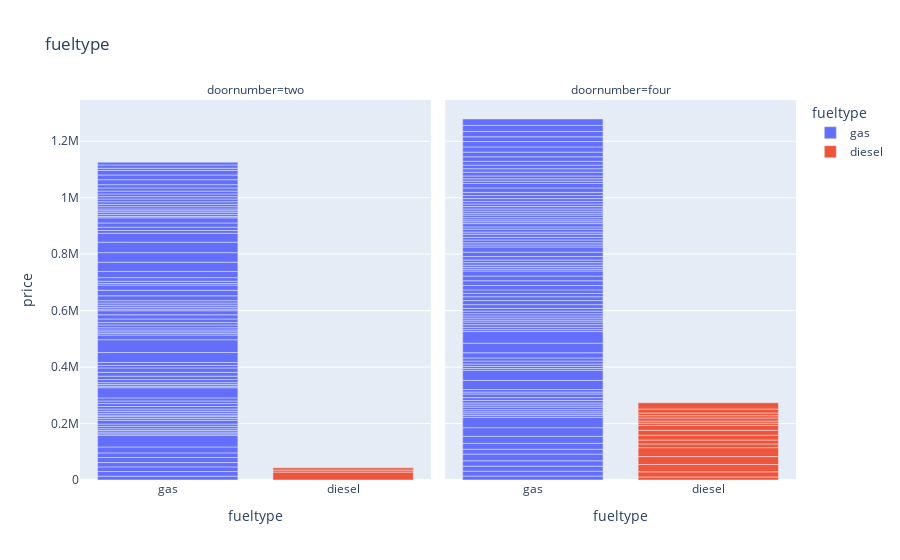
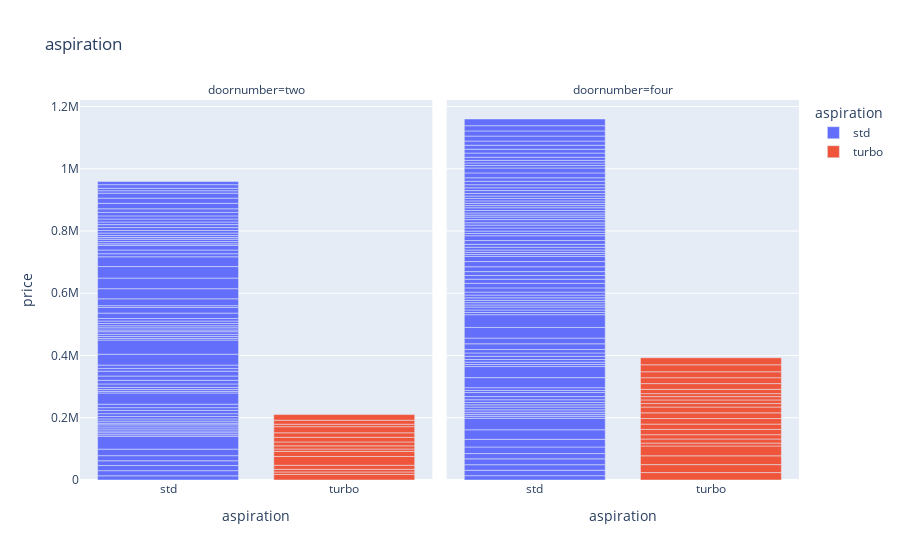
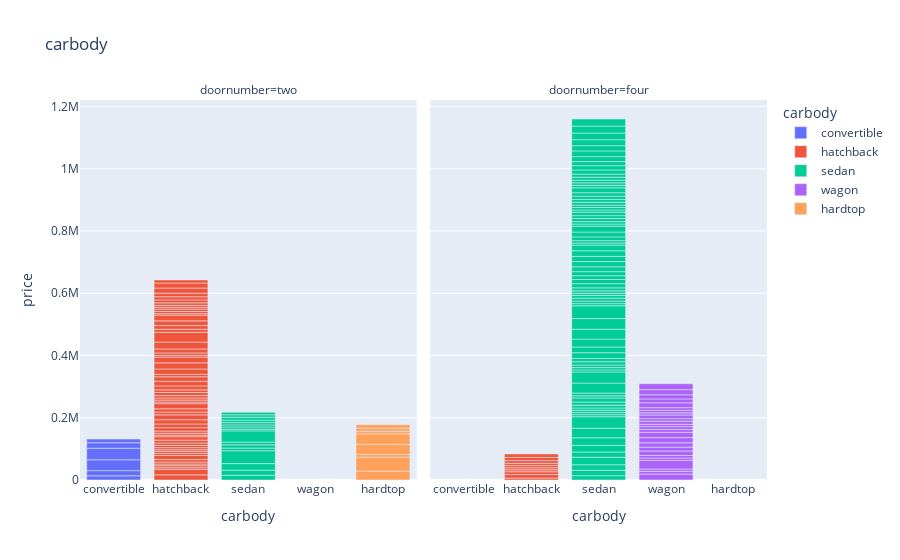
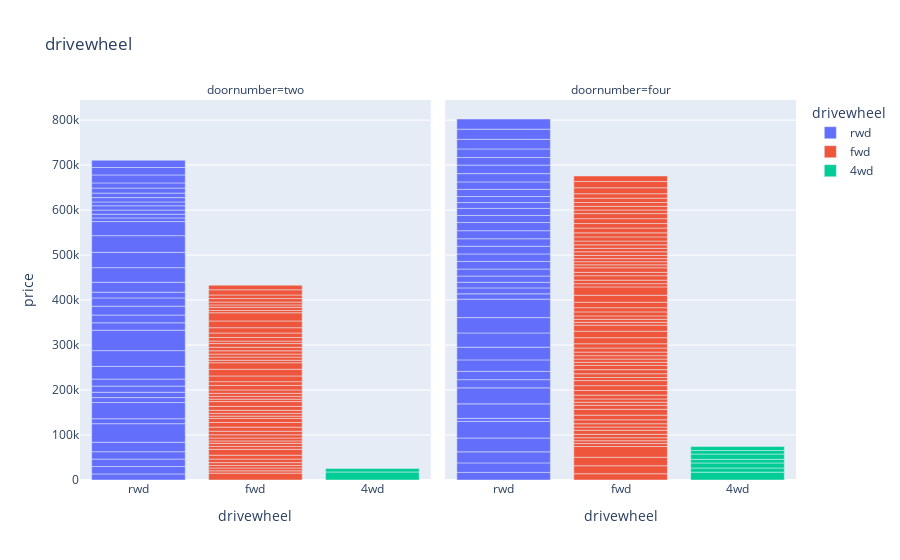

Notebook code cell kept with these figures, in order:
### Markdown cell above
# Data Analysis and Visualization using Plotly

### Code cell
class EDA:
    
    def __init__(self):
        self.objects = [cols for cols in car_dataset.columns if car_dataset[cols].dtypes == 'object' and cols != 'doornumber']
        self.integers = [cols for cols in car_dataset.columns if car_dataset[cols].dtypes == 'int64' or car_dataset[cols].dtypes == 'float64'
                            and cols != 'price']
    def categorical_counts(self,data,y):
        for columns in self.objects:
            fig = px.bar(data , x = columns , y = y , facet_col = 'doornumber' , color = columns , title = columns)
            fig.show()
            
    def numerical_features(self,data,y):
        for columns in self.integers:
            fig = px.scatter(data , x = columns , y = y , color = 'doornumber',title = columns)
            fig.show()
            
    def create_dummies(self,dataset):
        self.dummies = pd.get_dummies(dataset[['fueltype','aspiration','doornumber','carbody','drivewheel','enginelocation',
                                      'enginetype','cylindernumber','fuelsystem']] , drop_first = True)
    def merge_data(self,dataset):
        self.create_dummies(car_dataset)
        self.merge_car_data = pd.concat([dataset,self.dummies],axis = 1)
        return self.merge_car_data
    
    def drop_unwanted(self):
        self.merge_data(car_dataset)
        return self.merge_car_data.drop(['fueltype','aspiration','doornumber','carbody','drivewheel','enginelocation',
                                      'enginetype','cylindernumber','fuelsystem'],axis = 1)
            
e = EDA()
e.categorical_counts(car_dataset,'price')
e.numerical_features(car_dataset,'price')
final_car_data = e.drop_unwanted()

### Figure 1 — Plotly figure (JSON) as saved in the notebook; plotly's stock layout.template omitted (floating-point values rounded to 4 significant figures)
{"data": [{"alignmentgroup": "True", "hovertemplate": "fueltype=%{x}<br>doornumber=two<br>price=%{y}<extra></extra>", "legendgroup": "gas", "marker": {"color": "#636efa"}, "name": "gas", "offsetgroup": "gas", "orientation": "v", "showlegend": true, "textposition": "auto", "type": "bar", "x": ["gas", "gas", "gas", "gas", "gas", "gas", "gas", "gas", "gas", "gas", "gas", "gas", "gas", "gas", "gas", "gas", "gas", "gas", "gas", "gas", "gas", "gas", "gas", "gas", "gas", "gas", "gas", "gas", "gas", "gas", "gas", "gas", "gas", "gas", "gas", "gas", "gas", "gas", "gas", "gas", "gas", "gas", "gas", "gas", "gas", "gas", "gas", "gas", "gas", "gas", "gas", "gas", "gas", "gas", "gas", "gas", "gas", "gas", "gas", "gas", "gas", "gas", "gas", "gas", "gas", "gas", "gas", "gas", "gas", "gas", "gas", "gas", "gas", "gas", "gas", "gas", "gas", "gas", "gas", "gas", "gas", "gas", "gas", "gas", "gas", "gas", "gas"], "xaxis": "x", "y": [13495, 16500, 16500, 15250, 17860.0, 16430, 20970, 41315, 5151, 6295, 5572, 6377, 7957, 8558, 12964, 6479, 6855, 5399, 6529, 7129, 7895, 9095, 10345, 8916.0, 11048, 36000, 5195, 6095, 6795, 10945, 11845, 13645, 15645, 8845, 10595, 35056, 45400, 16503, 5389, 6189, 6669, 7689, 9959, 8499, 12629, 14869, 14489, 5499, 6649, 7299, 7799, 8249, 17199, 19699, 18399, 5572, 7957, 12764, 22018, 32528, 34028, 37028, 31400.0, 9895, 11850, 15040, 18150, 5118, 7053, 7603, 5348, 6338, 8058, 8238, 9298, 9538, 8449, 9639, 9989, 11199, 11549, 17669, 16558, 15998, 7975, 11595, 9980], "yaxis": "y"}, {"alignmentgroup": "True", "hovertemplate": "fueltype=%{x}<br>doornumber=four<br>price=%{y}<extra></extra>", "legendgroup": "gas", "marker": {"color": "#636efa"}, "name": "gas", "offsetgroup": "gas", "orientation": "v", "showlegend": false, "textposition": "auto", "type": "bar", "x": ["gas", "gas", "gas", "gas", "gas", "gas", "gas", "gas", "gas", "gas", "gas", "gas", "gas", "gas", "gas", "gas", "gas", "gas", "gas", "gas", "gas", "gas", "gas", "gas", "gas", "gas", "gas", "gas", "gas", "gas", "gas", "gas", "gas", "gas", "gas", "gas", "gas", "gas", "gas", "gas", "gas", "gas", "gas", "gas", "gas", "gas", "gas", "gas", "gas", "gas", "gas", "gas", "gas", "gas", "gas", "gas", "gas", "gas", "gas", "gas", "gas", "gas", "gas", "gas", "gas", "gas", "gas", "gas", "gas", "gas", "gas", "gas", "gas", "gas", "gas", "gas", "gas", "gas", "gas", "gas", "gas", "gas", "gas", "gas", "gas", "gas", "gas", "gas", "gas", "gas", "gas", "gas", "gas", "gas", "gas", "gas", "gas", "gas"], "xaxis": "x2", "y": [13950, 17450, 17710, 18920, 23875, 16925, 21105, 24565, 30760, 36880, 6575, 6229, 6692, 7609, 8921, 7295, 7295, 8845, 10295, 12945, 6785, 8916.0, 32250, 35550, 6695, 7395, 8495, 10245, 11245, 18280, 34184, 40960, 6989, 8189, 9279, 9279, 6849, 7349, 7499, 7999, 8949, 9549, 13499, 14399, 13499, 11900, 12440, 15580, 16695, 16630, 18150, 6229, 6692, 7609, 8921, 9295, 12170, 15510, 18620, 7126, 7775, 9960, 9233, 11259, 7463, 10198, 8013, 11694, 6488, 6918, 7898, 8778, 6938, 7198, 7738, 8358, 9258, 8948, 9988, 10898, 11248, 15690, 15750, 8195, 8495, 9995, 13295, 12290, 12940, 13415, 15985, 16515, 18420, 18950, 16845, 19045, 21485, 22625], "yaxis": "y2"}, {"alignmentgroup": "True", "hovertemplate": "fueltype=%{x}<br>doornumber=two<br>price=%{y}<extra></extra>", "legendgroup": "diesel", "marker": {"color": "#EF553B"}, "name": "diesel", "offsetgroup": "diesel", "orientation": "v", "showlegend": true, "textposition": "auto", "type": "bar", "x": ["diesel", "diesel", "diesel"], "xaxis": "x", "y": [28176, 7099, 7775], "yaxis": "y"}, {"alignmentgroup": "True", "hovertemplate": "fueltype=%{x}<br>doornumber=four<br>price=%{y}<extra></extra>", "legendgroup": "diesel", "marker": {"color": "#EF553B"}, "name": "diesel", "offsetgroup": "diesel", "orientation": "v", "showlegend": false, "textposition": "auto", "type": "bar", "x": ["diesel", "diesel", "diesel", "diesel", "diesel", "diesel", "diesel", "diesel", "diesel", "diesel", "diesel", "diesel", "diesel", "diesel", "diesel", "diesel", "diesel"], "xaxis": "x2", "y": [10795, 18344, 25552, 28248, 31600, 13200, 13860, 16900, 17075, 17950, 7898, 7788, 10698, 7995, 9495, 13845, 22470], "yaxis": "y2"}], "layout": {"annotations": [{"font": {}, "showarrow": false, "text": "doornumber=two", "x": 0.245, "xanchor": "center", "xref": "paper", "y": 1, "yanchor": "bottom", "yref": "paper"}, {"font": {}, "showarrow": false, "text": "doornumber=four", "x": 0.755, "xanchor": "center", "xref": "paper", "y": 1, "yanchor": "bottom", "yref": "paper"}], "barmode": "relative", "legend": {"title": {"text": "fueltype"}, "tracegroupgap": 0}, "title": {"text": "fueltype"}, "xaxis": {"anchor": "y", "categoryarray": ["gas", "diesel"], "categoryorder": "array", "domain": [0, 0.49], "title": {"text": "fueltype"}}, "xaxis2": {"anchor": "y2", "categoryarray": ["gas", "diesel"], "categoryorder": "array", "domain": [0.51, 1], "matches": "x", "title": {"text": "fueltype"}}, "yaxis": {"anchor": "x", "domain": [0, 1], "title": {"text": "price"}}, "yaxis2": {"anchor": "x2", "domain": [0, 1], "matches": "y", "showticklabels": false}}}

### Figure 2 — Plotly figure (JSON) as saved in the notebook; plotly's stock layout.template omitted (floating-point values rounded to 4 significant figures)
{"data": [{"alignmentgroup": "True", "hovertemplate": "aspiration=%{x}<br>doornumber=two<br>price=%{y}<extra></extra>", "legendgroup": "std", "marker": {"color": "#636efa"}, "name": "std", "offsetgroup": "std", "orientation": "v", "showlegend": true, "textposition": "auto", "type": "bar", "x": ["std", "std", "std", "std", "std", "std", "std", "std", "std", "std", "std", "std", "std", "std", "std", "std", "std", "std", "std", "std", "std", "std", "std", "std", "std", "std", "std", "std", "std", "std", "std", "std", "std", "std", "std", "std", "std", "std", "std", "std", "std", "std", "std", "std", "std", "std", "std", "std", "std", "std", "std", "std", "std", "std", "std", "std", "std", "std", "std", "std", "std", "std", "std", "std", "std", "std", "std", "std", "std", "std", "std", "std", "std", "std", "std"], "xaxis": "x", "y": [13495, 16500, 16500, 15250, 16430, 20970, 41315, 5151, 6295, 5572, 6377, 6479, 6855, 5399, 6529, 7129, 7895, 9095, 10345, 8916.0, 11048, 36000, 5195, 6095, 6795, 10945, 11845, 13645, 15645, 8845, 10595, 35056, 45400, 5389, 6189, 6669, 8499, 5499, 7099, 6649, 7299, 7799, 8249, 17199, 18399, 5572, 22018, 32528, 34028, 37028, 31400.0, 9895, 11850, 15040, 5118, 7053, 7603, 5348, 6338, 8058, 8238, 9298, 9538, 8449, 9639, 9989, 11199, 11549, 17669, 16558, 15998, 7775, 7975, 11595, 9980], "yaxis": "y"}, {"alignmentgroup": "True", "hovertemplate": "aspiration=%{x}<br>doornumber=four<br>price=%{y}<extra></extra>", "legendgroup": "std", "marker": {"color": "#636efa"}, "name": "std", "offsetgroup": "std", "orientation": "v", "showlegend": false, "textposition": "auto", "type": "bar", "x": ["std", "std", "std", "std", "std", "std", "std", "std", "std", "std", "std", "std", "std", "std", "std", "std", "std", "std", "std", "std", "std", "std", "std", "std", "std", "std", "std", "std", "std", "std", "std", "std", "std", "std", "std", "std", "std", "std", "std", "std", "std", "std", "std", "std", "std", "std", "std", "std", "std", "std", "std", "std", "std", "std", "std", "std", "std", "std", "std", "std", "std", "std", "std", "std", "std", "std", "std", "std", "std", "std", "std", "std", "std", "std", "std", "std", "std", "std", "std", "std", "std", "std", "std", "std", "std", "std", "std", "std", "std", "std", "std", "std", "std"], "xaxis": "x2", "y": [13950, 17450, 17710, 18920, 16925, 21105, 24565, 30760, 36880, 6575, 6229, 6692, 7609, 8921, 7295, 7295, 8845, 10295, 12945, 6785, 8916.0, 32250, 35550, 6695, 7395, 8495, 10245, 10795, 11245, 18280, 18344, 34184, 40960, 6989, 8189, 9279, 6849, 7349, 7499, 7999, 8949, 9549, 13499, 14399, 13499, 11900, 12440, 15580, 16695, 16630, 6229, 6692, 7609, 8921, 9295, 12170, 15510, 7126, 7775, 9960, 9233, 7463, 10198, 8013, 6488, 6918, 7898, 8778, 6938, 7198, 7898, 7788, 7738, 8358, 9258, 8948, 9988, 10898, 11248, 15690, 15750, 7995, 8195, 8495, 9995, 13295, 12290, 12940, 13415, 15985, 16515, 16845, 21485], "yaxis": "y2"}, {"alignmentgroup": "True", "hovertemplate": "aspiration=%{x}<br>doornumber=two<br>price=%{y}<extra></extra>", "legendgroup": "turbo", "marker": {"color": "#EF553B"}, "name": "turbo", "offsetgroup": "turbo", "orientation": "v", "showlegend": true, "textposition": "auto", "type": "bar", "x": ["turbo", "turbo", "turbo", "turbo", "turbo", "turbo", "turbo", "turbo", "turbo", "turbo", "turbo", "turbo", "turbo", "turbo", "turbo"], "xaxis": "x", "y": [17860.0, 7957, 8558, 12964, 28176, 16503, 7689, 9959, 12629, 14869, 14489, 19699, 7957, 12764, 18150], "yaxis": "y"}, {"alignmentgroup": "True", "hovertemplate": "aspiration=%{x}<br>doornumber=four<br>price=%{y}<extra></extra>", "legendgroup": "turbo", "marker": {"color": "#EF553B"}, "name": "turbo", "offsetgroup": "turbo", "orientation": "v", "showlegend": false, "textposition": "auto", "type": "bar", "x": ["turbo", "turbo", "turbo", "turbo", "turbo", "turbo", "turbo", "turbo", "turbo", "turbo", "turbo", "turbo", "turbo", "turbo", "turbo", "turbo", "turbo", "turbo", "turbo", "turbo", "turbo", "turbo"], "xaxis": "x2", "y": [23875, 25552, 28248, 31600, 9279, 13200, 13860, 16900, 17075, 17950, 18150, 18620, 11259, 11694, 10698, 9495, 13845, 18420, 18950, 19045, 22470, 22625], "yaxis": "y2"}], "layout": {"annotations": [{"font": {}, "showarrow": false, "text": "doornumber=two", "x": 0.245, "xanchor": "center", "xref": "paper", "y": 1, "yanchor": "bottom", "yref": "paper"}, {"font": {}, "showarrow": false, "text": "doornumber=four", "x": 0.755, "xanchor": "center", "xref": "paper", "y": 1, "yanchor": "bottom", "yref": "paper"}], "barmode": "relative", "legend": {"title": {"text": "aspiration"}, "tracegroupgap": 0}, "title": {"text": "aspiration"}, "xaxis": {"anchor": "y", "categoryarray": ["std", "turbo"], "categoryorder": "array", "domain": [0, 0.49], "title": {"text": "aspiration"}}, "xaxis2": {"anchor": "y2", "categoryarray": ["std", "turbo"], "categoryorder": "array", "domain": [0.51, 1], "matches": "x", "title": {"text": "aspiration"}}, "yaxis": {"anchor": "x", "domain": [0, 1], "title": {"text": "price"}}, "yaxis2": {"anchor": "x2", "domain": [0, 1], "matches": "y", "showticklabels": false}}}

### Figure 3 — Plotly figure (JSON) as saved in the notebook; plotly's stock layout.template omitted (floating-point values rounded to 4 significant figures)
{"data": [{"alignmentgroup": "True", "hovertemplate": "carbody=%{x}<br>doornumber=two<br>price=%{y}<extra></extra>", "legendgroup": "convertible", "marker": {"color": "#636efa"}, "name": "convertible", "offsetgroup": "convertible", "orientation": "v", "showlegend": true, "textposition": "auto", "type": "bar", "x": ["convertible", "convertible", "convertible", "convertible", "convertible", "convertible"], "xaxis": "x", "y": [13495, 16500, 35056, 37028, 17669, 11595], "yaxis": "y"}, {"alignmentgroup": "True", "hovertemplate": "carbody=%{x}<br>doornumber=two<br>price=%{y}<extra></extra>", "legendgroup": "hatchback", "marker": {"color": "#EF553B"}, "name": "hatchback", "offsetgroup": "hatchback", "orientation": "v", "showlegend": true, "textposition": "auto", "type": "bar", "x": ["hatchback", "hatchback", "hatchback", "hatchback", "hatchback", "hatchback", "hatchback", "hatchback", "hatchback", "hatchback", "hatchback", "hatchback", "hatchback", "hatchback", "hatchback", "hatchback", "hatchback", "hatchback", "hatchback", "hatchback", "hatchback", "hatchback", "hatchback", "hatchback", "hatchback", "hatchback", "hatchback", "hatchback", "hatchback", "hatchback", "hatchback", "hatchback", "hatchback", "hatchback", "hatchback", "hatchback", "hatchback", "hatchback", "hatchback", "hatchback", "hatchback", "hatchback", "hatchback", "hatchback", "hatchback", "hatchback", "hatchback", "hatchback", "hatchback", "hatchback", "hatchback", "hatchback", "hatchback", "hatchback", "hatchback", "hatchback", "hatchback", "hatchback", "hatchback", "hatchback"], "xaxis": "x", "y": [16500, 17860.0, 5151, 6295, 5572, 6377, 7957, 12964, 6479, 6855, 5399, 6529, 7129, 7895, 9095, 11048, 5195, 6095, 6795, 10945, 11845, 13645, 15645, 8845, 10595, 16503, 5389, 6189, 6669, 7689, 9959, 8499, 12629, 14869, 14489, 7799, 17199, 19699, 18399, 5572, 7957, 12764, 22018, 31400.0, 9895, 11850, 15040, 18150, 5118, 7053, 7603, 5348, 6338, 8238, 9538, 9989, 11549, 16558, 15998, 9980], "yaxis": "y"}, {"alignmentgroup": "True", "hovertemplate": "carbody=%{x}<br>doornumber=four<br>price=%{y}<extra></extra>", "legendgroup": "hatchback", "marker": {"color": "#EF553B"}, "name": "hatchback", "offsetgroup": "hatchback", "orientation": "v", "showlegend": false, "textposition": "auto", "type": "bar", "x": ["hatchback", "hatchback", "hatchback", "hatchback", "hatchback", "hatchback", "hatchback", "hatchback", "hatchback", "hatchback"], "xaxis": "x2", "y": [6229, 11245, 8949, 6229, 6488, 7198, 7788, 8358, 9988, 11248], "yaxis": "y2"}, {"alignmentgroup": "True", "hovertemplate": "carbody=%{x}<br>doornumber=two<br>price=%{y}<extra></extra>", "legendgroup": "sedan", "marker": {"color": "#00cc96"}, "name": "sedan", "offsetgroup": "sedan", "orientation": "v", "showlegend": true, "textposition": "auto", "type": "bar", "x": ["sedan", "sedan", "sedan", "sedan", "sedan", "sedan", "sedan", "sedan", "sedan", "sedan", "sedan", "sedan", "sedan", "sedan", "sedan", "sedan"], "xaxis": "x", "y": [15250, 16430, 20970, 41315, 8558, 10345, 8916.0, 36000, 5499, 7099, 6649, 7299, 8058, 9298, 7775, 7975], "yaxis": "y"}, {"alignmentgroup": "True", "hovertemplate": "carbody=%{x}<br>doornumber=four<br>price=%{y}<extra></extra>", "legendgroup": "sedan", "marker": {"color": "#00cc96"}, "name": "sedan", "offsetgroup": "sedan", "orientation": "v", "showlegend": false, "textposition": "auto", "type": "bar", "x": ["sedan", "sedan", "sedan", "sedan", "sedan", "sedan", "sedan", "sedan", "sedan", "sedan", "sedan", "sedan", "sedan", "sedan", "sedan", "sedan", "sedan", "sedan", "sedan", "sedan", "sedan", "sedan", "sedan", "sedan", "sedan", "sedan", "sedan", "sedan", "sedan", "sedan", "sedan", "sedan", "sedan", "sedan", "sedan", "sedan", "sedan", "sedan", "sedan", "sedan", "sedan", "sedan", "sedan", "sedan", "sedan", "sedan", "sedan", "sedan", "sedan", "sedan", "sedan", "sedan", "sedan", "sedan", "sedan", "sedan", "sedan", "sedan", "sedan", "sedan", "sedan", "sedan", "sedan", "sedan", "sedan", "sedan", "sedan", "sedan", "sedan", "sedan", "sedan", "sedan", "sedan", "sedan", "sedan", "sedan", "sedan", "sedan", "sedan", "sedan"], "xaxis": "x2", "y": [13950, 17450, 17710, 23875, 16925, 21105, 24565, 30760, 36880, 6575, 6692, 7609, 7295, 8845, 10295, 12945, 6785, 8916.0, 32250, 35550, 6695, 7395, 8495, 10245, 10795, 18280, 18344, 25552, 31600, 34184, 40960, 6989, 8189, 9279, 9279, 6849, 7499, 9549, 13499, 13499, 11900, 13200, 15580, 16900, 16630, 17950, 18150, 6692, 7609, 12170, 15510, 18620, 7126, 7775, 9960, 9233, 11259, 6938, 7898, 7738, 9258, 8948, 10698, 10898, 15690, 7995, 8195, 8495, 9495, 9995, 13295, 13845, 12940, 15985, 18420, 16845, 19045, 21485, 22470, 22625], "yaxis": "y2"}, {"alignmentgroup": "True", "hovertemplate": "carbody=%{x}<br>doornumber=four<br>price=%{y}<extra></extra>", "legendgroup": "wagon", "marker": {"color": "#ab63fa"}, "name": "wagon", "offsetgroup": "wagon", "orientation": "v", "showlegend": true, "textposition": "auto", "type": "bar", "x": ["wagon", "wagon", "wagon", "wagon", "wagon", "wagon", "wagon", "wagon", "wagon", "wagon", "wagon", "wagon", "wagon", "wagon", "wagon", "wagon", "wagon", "wagon", "wagon", "wagon", "wagon", "wagon", "wagon", "wagon", "wagon"], "xaxis": "x2", "y": [18920, 8921, 7295, 28248, 7349, 7999, 14399, 12440, 13860, 16695, 17075, 8921, 9295, 7463, 10198, 8013, 11694, 6918, 7898, 8778, 15750, 12290, 13415, 16515, 18950], "yaxis": "y2"}, {"alignmentgroup": "True", "hovertemplate": "carbody=%{x}<br>doornumber=two<br>price=%{y}<extra></extra>", "legendgroup": "hardtop", "marker": {"color": "#FFA15A"}, "name": "hardtop", "offsetgroup": "hardtop", "orientation": "v", "showlegend": true, "textposition": "auto", "type": "bar", "x": ["hardtop", "hardtop", "hardtop", "hardtop", "hardtop", "hardtop", "hardtop", "hardtop"], "xaxis": "x", "y": [28176, 45400, 8249, 32528, 34028, 8449, 9639, 11199], "yaxis": "y"}], "layout": {"annotations": [{"font": {}, "showarrow": false, "text": "doornumber=two", "x": 0.245, "xanchor": "center", "xref": "paper", "y": 1, "yanchor": "bottom", "yref": "paper"}, {"font": {}, "showarrow": false, "text": "doornumber=four", "x": 0.755, "xanchor": "center", "xref": "paper", "y": 1, "yanchor": "bottom", "yref": "paper"}], "barmode": "relative", "legend": {"title": {"text": "carbody"}, "tracegroupgap": 0}, "title": {"text": "carbody"}, "xaxis": {"anchor": "y", "categoryarray": ["convertible", "hatchback", "sedan", "wagon", "hardtop"], "categoryorder": "array", "domain": [0, 0.49], "title": {"text": "carbody"}}, "xaxis2": {"anchor": "y2", "categoryarray": ["convertible", "hatchback", "sedan", "wagon", "hardtop"], "categoryorder": "array", "domain": [0.51, 1], "matches": "x", "title": {"text": "carbody"}}, "yaxis": {"anchor": "x", "domain": [0, 1], "title": {"text": "price"}}, "yaxis2": {"anchor": "x2", "domain": [0, 1], "matches": "y", "showticklabels": false}}}

### Figure 4 — Plotly figure (JSON) as saved in the notebook; plotly's stock layout.template omitted (floating-point values rounded to 4 significant figures)
{"data": [{"alignmentgroup": "True", "hovertemplate": "drivewheel=%{x}<br>doornumber=two<br>price=%{y}<extra></extra>", "legendgroup": "rwd", "marker": {"color": "#636efa"}, "name": "rwd", "offsetgroup": "rwd", "orientation": "v", "showlegend": true, "textposition": "auto", "type": "bar", "x": ["rwd", "rwd", "rwd", "rwd", "rwd", "rwd", "rwd", "rwd", "rwd", "rwd", "rwd", "rwd", "rwd", "rwd", "rwd", "rwd", "rwd", "rwd", "rwd", "rwd", "rwd", "rwd", "rwd", "rwd", "rwd", "rwd", "rwd", "rwd", "rwd", "rwd", "rwd", "rwd", "rwd", "rwd", "rwd", "rwd", "rwd"], "xaxis": "x", "y": [13495, 16500, 16500, 16430, 20970, 41315, 11048, 36000, 10945, 11845, 13645, 15645, 28176, 35056, 45400, 16503, 17199, 19699, 18399, 12764, 22018, 32528, 34028, 37028, 31400.0, 8058, 8238, 9298, 9538, 8449, 9639, 9989, 11199, 11549, 17669, 16558, 15998], "yaxis": "y"}, {"alignmentgroup": "True", "hovertemplate": "drivewheel=%{x}<br>doornumber=four<br>price=%{y}<extra></extra>", "legendgroup": "rwd", "marker": {"color": "#636efa"}, "name": "rwd", "offsetgroup": "rwd", "orientation": "v", "showlegend": false, "textposition": "auto", "type": "bar", "x": ["rwd", "rwd", "rwd", "rwd", "rwd", "rwd", "rwd", "rwd", "rwd", "rwd", "rwd", "rwd", "rwd", "rwd", "rwd", "rwd", "rwd", "rwd", "rwd", "rwd", "rwd", "rwd", "rwd", "rwd", "rwd", "rwd", "rwd", "rwd", "rwd", "rwd", "rwd", "rwd", "rwd", "rwd", "rwd", "rwd", "rwd", "rwd", "rwd"], "xaxis": "x2", "y": [16925, 21105, 24565, 30760, 36880, 6785, 32250, 35550, 18280, 18344, 25552, 28248, 31600, 34184, 40960, 11900, 13200, 12440, 13860, 15580, 16900, 16695, 17075, 16630, 17950, 18150, 15690, 15750, 12940, 13415, 15985, 16515, 18420, 18950, 16845, 19045, 21485, 22470, 22625], "yaxis": "y2"}, {"alignmentgroup": "True", "hovertemplate": "drivewheel=%{x}<br>doornumber=two<br>price=%{y}<extra></extra>", "legendgroup": "fwd", "marker": {"color": "#EF553B"}, "name": "fwd", "offsetgroup": "fwd", "orientation": "v", "showlegend": true, "textposition": "auto", "type": "bar", "x": ["fwd", "fwd", "fwd", "fwd", "fwd", "fwd", "fwd", "fwd", "fwd", "fwd", "fwd", "fwd", "fwd", "fwd", "fwd", "fwd", "fwd", "fwd", "fwd", "fwd", "fwd", "fwd", "fwd", "fwd", "fwd", "fwd", "fwd", "fwd", "fwd", "fwd", "fwd", "fwd", "fwd", "fwd", "fwd", "fwd", "fwd", "fwd", "fwd", "fwd", "fwd", "fwd", "fwd", "fwd", "fwd", "fwd", "fwd", "fwd", "fwd", "fwd", "fwd"], "xaxis": "x", "y": [15250, 5151, 6295, 5572, 6377, 7957, 8558, 12964, 6479, 6855, 5399, 6529, 7129, 7895, 9095, 10345, 8916.0, 5195, 6095, 6795, 8845, 10595, 5389, 6189, 6669, 7689, 9959, 8499, 12629, 14869, 14489, 5499, 7099, 6649, 7299, 7799, 8249, 5572, 7957, 9895, 11850, 15040, 18150, 5118, 7053, 5348, 6338, 7775, 7975, 11595, 9980], "yaxis": "y"}, {"alignmentgroup": "True", "hovertemplate": "drivewheel=%{x}<br>doornumber=four<br>price=%{y}<extra></extra>", "legendgroup": "fwd", "marker": {"color": "#EF553B"}, "name": "fwd", "offsetgroup": "fwd", "orientation": "v", "showlegend": false, "textposition": "auto", "type": "bar", "x": ["fwd", "fwd", "fwd", "fwd", "fwd", "fwd", "fwd", "fwd", "fwd", "fwd", "fwd", "fwd", "fwd", "fwd", "fwd", "fwd", "fwd", "fwd", "fwd", "fwd", "fwd", "fwd", "fwd", "fwd", "fwd", "fwd", "fwd", "fwd", "fwd", "fwd", "fwd", "fwd", "fwd", "fwd", "fwd", "fwd", "fwd", "fwd", "fwd", "fwd", "fwd", "fwd", "fwd", "fwd", "fwd", "fwd", "fwd", "fwd", "fwd", "fwd", "fwd", "fwd", "fwd", "fwd", "fwd", "fwd", "fwd", "fwd", "fwd", "fwd", "fwd", "fwd", "fwd", "fwd", "fwd", "fwd", "fwd", "fwd", "fwd"], "xaxis": "x2", "y": [13950, 17710, 18920, 23875, 6575, 6229, 6692, 7609, 8921, 7295, 7295, 8845, 10295, 12945, 8916.0, 6695, 7395, 8495, 10245, 10795, 11245, 6989, 8189, 9279, 9279, 6849, 7349, 7499, 7999, 8949, 9549, 13499, 14399, 13499, 6229, 6692, 7609, 8921, 9295, 12170, 15510, 18620, 7126, 7775, 9960, 7463, 10198, 6488, 6918, 6938, 7198, 7898, 7788, 7738, 8358, 9258, 8948, 10698, 9988, 10898, 11248, 7995, 8195, 8495, 9495, 9995, 13295, 13845, 12290], "yaxis": "y2"}, {"alignmentgroup": "True", "hovertemplate": "drivewheel=%{x}<br>doornumber=two<br>price=%{y}<extra></extra>", "legendgroup": "4wd", "marker": {"color": "#00cc96"}, "name": "4wd", "offsetgroup": "4wd", "orientation": "v", "showlegend": true, "textposition": "auto", "type": "bar", "x": ["4wd", "4wd"], "xaxis": "x", "y": [17860.0, 7603], "yaxis": "y"}, {"alignmentgroup": "True", "hovertemplate": "drivewheel=%{x}<br>doornumber=four<br>price=%{y}<extra></extra>", "legendgroup": "4wd", "marker": {"color": "#00cc96"}, "name": "4wd", "offsetgroup": "4wd", "orientation": "v", "showlegend": false, "textposition": "auto", "type": "bar", "x": ["4wd", "4wd", "4wd", "4wd", "4wd", "4wd", "4wd"], "xaxis": "x2", "y": [17450, 9233, 11259, 8013, 11694, 7898, 8778], "yaxis": "y2"}], "layout": {"annotations": [{"font": {}, "showarrow": false, "text": "doornumber=two", "x": 0.245, "xanchor": "center", "xref": "paper", "y": 1, "yanchor": "bottom", "yref": "paper"}, {"font": {}, "showarrow": false, "text": "doornumber=four", "x": 0.755, "xanchor": "center", "xref": "paper", "y": 1, "yanchor": "bottom", "yref": "paper"}], "barmode": "relative", "legend": {"title": {"text": "drivewheel"}, "tracegroupgap": 0}, "title": {"text": "drivewheel"}, "xaxis": {"anchor": "y", "categoryarray": ["rwd", "fwd", "4wd"], "categoryorder": "array", "domain": [0, 0.49], "title": {"text": "drivewheel"}}, "xaxis2": {"anchor": "y2", "categoryarray": ["rwd", "fwd", "4wd"], "categoryorder": "array", "domain": [0.51, 1], "matches": "x", "title": {"text": "drivewheel"}}, "yaxis": {"anchor": "x", "domain": [0, 1], "title": {"text": "price"}}, "yaxis2": {"anchor": "x2", "domain": [0, 1], "matches": "y", "showticklabels": false}}}
